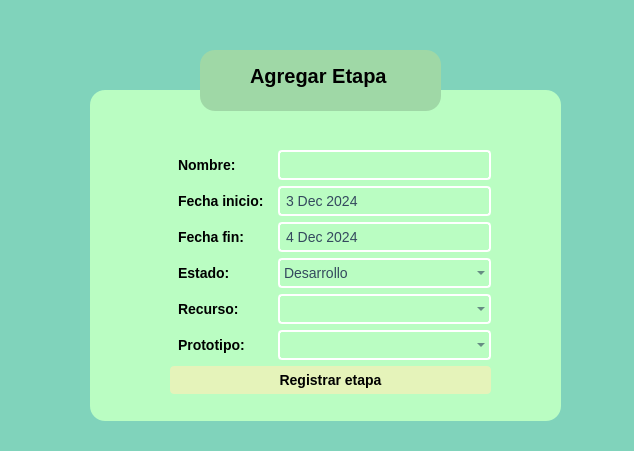
<?xml version="1.0" encoding="UTF-8"?>
<ui version="4.0">
 <class>Dialog</class>
 <widget class="QDialog" name="Dialog">
  <property name="geometry">
   <rect>
    <x>0</x>
    <y>0</y>
    <width>634</width>
    <height>451</height>
   </rect>
  </property>
  <property name="windowTitle">
   <string>Dialog</string>
  </property>
  <property name="styleSheet">
   <string notr="true">background-color: rgb(128, 211, 187);</string>
  </property>
  <widget class="QWidget" name="widget" native="true">
   <property name="geometry">
    <rect>
     <x>90</x>
     <y>90</y>
     <width>471</width>
     <height>331</height>
    </rect>
   </property>
   <property name="styleSheet">
    <string notr="true">QWidget{
background-color: rgb(186, 253, 194);
border-radius: 15px;
}

QLabel {
    font-size: 14px;
    color: black;
    padding: 2px 4px;
    border: none;
}

QLineEdit, QComboBox, QDoubleSpinBox, QTextEdit, QDateEdit, QSpinBox {
    font-size: 14px;
    color: #34495e;
    border: 2px solid;
	border-color: white;
    border-radius: 4px;
    padding: 4px;
    background-color: transparent;
}

QPushButton {
    font-size: 14px;
    font-weight: bold;
    color: black;
	background-color: rgb(229, 243, 186);
    border: none;
    border-radius: 4px;
    padding: 6px 12px;
}

QPushButton:hover {
    background-color: rgb(202, 213, 163)
}

QPushButton:disabled {
    background-color: #95a5a6;
    color: #ecf0f1;
}

</string>
   </property>
   <widget class="QWidget" name="formLayoutWidget">
    <property name="geometry">
     <rect>
      <x>80</x>
      <y>60</y>
      <width>321</width>
      <height>253</height>
     </rect>
    </property>
    <layout class="QFormLayout" name="formLayout">
     <item row="0" column="0">
      <widget class="QLabel" name="nombreLabel">
       <property name="styleSheet">
        <string notr="true">font-weight: bold;</string>
       </property>
       <property name="text">
        <string>Nombre:</string>
       </property>
      </widget>
     </item>
     <item row="0" column="1">
      <widget class="QLineEdit" name="addnombre">
       <property name="styleSheet">
        <string notr="true">color: black;</string>
       </property>
      </widget>
     </item>
     <item row="1" column="0">
      <widget class="QLabel" name="fecha_iniLabel">
       <property name="styleSheet">
        <string notr="true">font-weight: bold;</string>
       </property>
       <property name="text">
        <string>Fecha inicio:</string>
       </property>
      </widget>
     </item>
     <item row="1" column="1">
      <widget class="QDateEdit" name="addini">
       <property name="date">
        <date>
         <year>2024</year>
         <month>12</month>
         <day>3</day>
        </date>
       </property>
      </widget>
     </item>
     <item row="2" column="0">
      <widget class="QLabel" name="fecha_finLabel">
       <property name="styleSheet">
        <string notr="true">font-weight: bold;</string>
       </property>
       <property name="text">
        <string>Fecha fin:</string>
       </property>
      </widget>
     </item>
     <item row="2" column="1">
      <widget class="QDateEdit" name="addfin">
       <property name="date">
        <date>
         <year>2024</year>
         <month>12</month>
         <day>4</day>
        </date>
       </property>
      </widget>
     </item>
     <item row="3" column="0">
      <widget class="QLabel" name="titulaciNLabel">
       <property name="styleSheet">
        <string notr="true">font-weight: bold;</string>
       </property>
       <property name="text">
        <string>Estado:</string>
       </property>
      </widget>
     </item>
     <item row="6" column="0" colspan="2">
      <widget class="QPushButton" name="addenviar">
       <property name="text">
        <string>Registrar etapa</string>
       </property>
      </widget>
     </item>
     <item row="3" column="1">
      <widget class="QComboBox" name="addestado">
       <item>
        <property name="text">
         <string>Desarrollo</string>
        </property>
       </item>
       <item>
        <property name="text">
         <string>Finalizada</string>
        </property>
       </item>
      </widget>
     </item>
     <item row="5" column="0">
      <widget class="QLabel" name="protoripoLabel">
       <property name="styleSheet">
        <string notr="true">font-weight: bold;</string>
       </property>
       <property name="text">
        <string>Prototipo:</string>
       </property>
      </widget>
     </item>
     <item row="5" column="1">
      <widget class="QComboBox" name="addproto"/>
     </item>
     <item row="4" column="0">
      <widget class="QLabel" name="label_2">
       <property name="styleSheet">
        <string notr="true">font-weight: bold;</string>
       </property>
       <property name="text">
        <string>Recurso: </string>
       </property>
      </widget>
     </item>
     <item row="4" column="1">
      <widget class="QComboBox" name="addrecurso"/>
     </item>
    </layout>
   </widget>
  </widget>
  <widget class="QFrame" name="frame">
   <property name="geometry">
    <rect>
     <x>200</x>
     <y>50</y>
     <width>241</width>
     <height>61</height>
    </rect>
   </property>
   <property name="styleSheet">
    <string notr="true">background-color: rgb(159, 216, 166);
border-radius: 15px;</string>
   </property>
   <property name="frameShape">
    <enum>QFrame::StyledPanel</enum>
   </property>
   <property name="frameShadow">
    <enum>QFrame::Raised</enum>
   </property>
   <widget class="QLabel" name="label">
    <property name="geometry">
     <rect>
      <x>50</x>
      <y>0</y>
      <width>151</width>
      <height>51</height>
     </rect>
    </property>
    <property name="styleSheet">
     <string notr="true">font-size: 20px;
font-weight: bold;
text-align: center;</string>
    </property>
    <property name="text">
     <string>Agregar Etapa</string>
    </property>
   </widget>
  </widget>
 </widget>
 <resources/>
 <connections/>
</ui>
